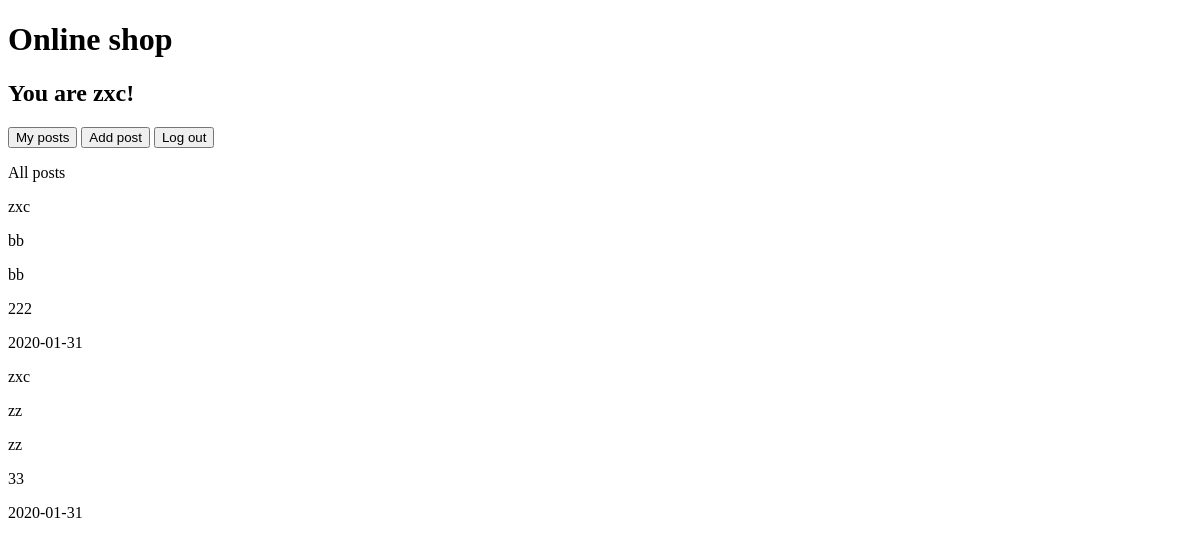
The app's page /1/, older data.
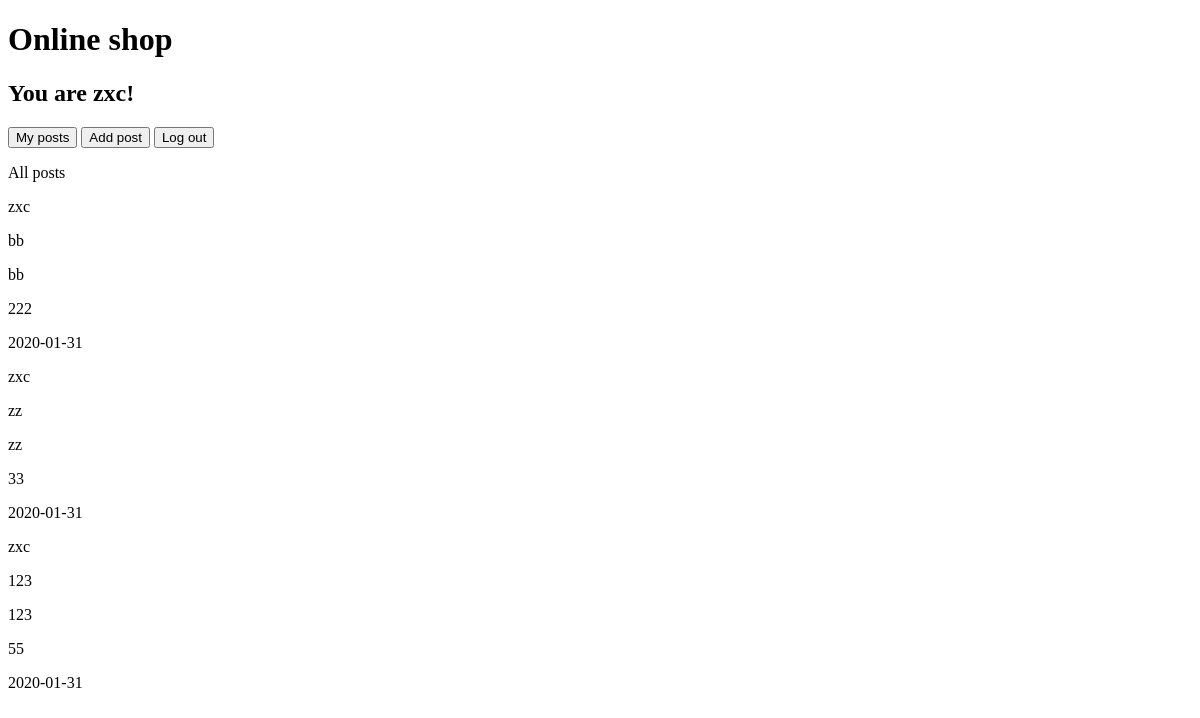
The same page, newer data.
### tables this page shows
CREATE TABLE users
    (
        id INTEGER PRIMARY KEY AUTOINCREMENT,
        username TEXT,
        password TEXT,
        email TEXT UNIQUE,
        address TEXT,
        telephone_number INTEGER
    );

CREATE TABLE posts
    (
        post_id INTEGER PRIMARY KEY AUTOINCREMENT,
        title TEXT,
        description TEXT,
        price INTEGER,
        owner INTEGER,
        date TEXT,
        is_active BOOL,
        user_bought INTEGER,
        FOREIGN KEY(owner) REFERENCES users(id),
        FOREIGN KEY(user_bought) REFERENCES users(id)
    );

### main.py (the view)
@app.route('/<int:id>/')
def after_reg_log(id):
    return render_template('index.html', User = User.find_by_id(id), posts=Post.all())

### database.py (called while the page is built)
    def __enter__(self):
        self.conn = sqlite3.connect(DB_NAME)
        return self.conn.cursor()

    def __exit__(self, type, value, traceback):
        self.conn.commit()

### post.py (called while the page is built)
    @staticmethod
    def all():
        with DB() as db:
            rows = db.execute('SELECT * FROM posts').fetchall()
            return [Post(*row) for row in rows]

    @staticmethod
    def find_owner(owner):
        with DB() as db:
            username = db.execute(
                '''
                SELECT username FROM users
                WHERE id = ?
                ''',
                (owner,)).fetchone()
        return username[0]

### user.py (called while the page is built)
    @staticmethod
    def find_by_id(id):
        with DB() as db:
            values = db.execute(
                'SELECT * FROM users WHERE id = ?',
                (id,)
            ).fetchone()
            return User(*values)

### templates/index.html (shortened to what this page needs)
<!DOCTYPE html>
<html lang="en">
<head>
</head>
<body>
    <div>
        {%if User != None%}
                <h1>Online shop</h1>
                <h2>You are {{User.username}}!</h2>
                <button type="button" onclick="location.href = '/{{User.id}}/my_posts/'">My posts</button>
                <button type="button" onclick="location.href = '/{{User.id}}/add_post/'">Add post</button>
                <button type="button" onclick="location.href = '/'">Log out</button>
                <p>All posts</p>
        {%endif%}
    </div>
        {%for Post in posts %}
            <div>
                <p>{{Post.find_owner(Post.owner)}}</p>
                <p>{{Post.title}}</p>
                <p>{{Post.description}}</p>
                <p>{{Post.price}}</p>
                <p>{{Post.date}}</p>
            </div>
        {%endfor%}
</body>
</html>

Row changes from the older to the newer data that the page shows:
added posts: find_owner "zxc", title "123", description "123", price "55", date "2020-01-31"
